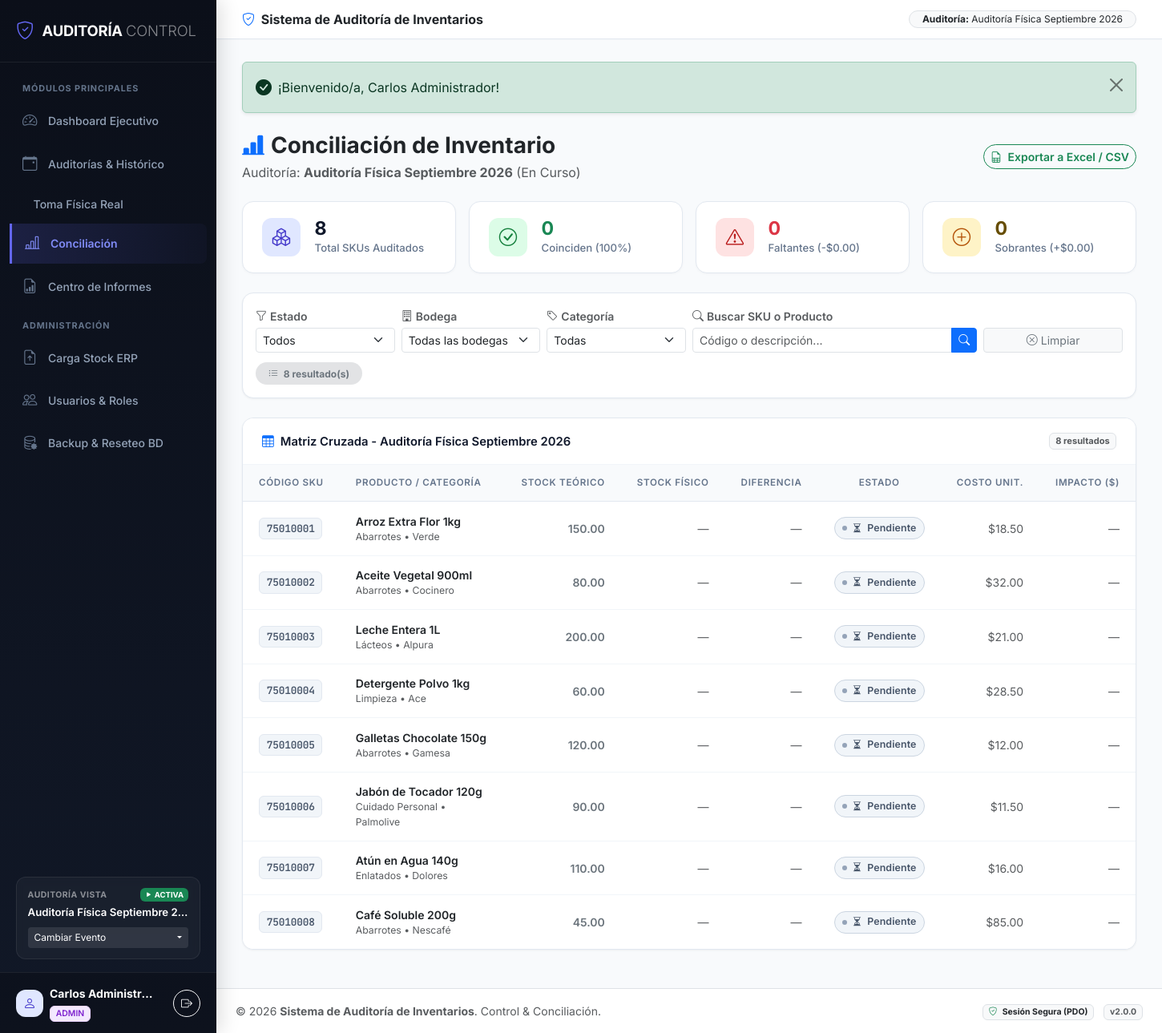
/reporte.php (signed in), run on the app's committed database.
### tables this page shows
CREATE TABLE IF NOT EXISTS `eventos_auditoria` (
  `id` INT AUTO_INCREMENT PRIMARY KEY,
  `nombre_evento` VARCHAR(150) NOT NULL,
  `bodega_sucursal` VARCHAR(100) NOT NULL DEFAULT 'Bodega Principal',
  `fecha_inicio` DATETIME DEFAULT CURRENT_TIMESTAMP,
  `fecha_cierre` DATETIME NULL,
  `estado` ENUM('activa', 'cerrada') NOT NULL DEFAULT 'activa',
  `usuario_creador` VARCHAR(100) NOT NULL DEFAULT 'Admin',
  `notas` TEXT NULL
);

CREATE TABLE IF NOT EXISTS `productos_sistema` (
  `id` INT AUTO_INCREMENT PRIMARY KEY,
  `evento_id` INT NOT NULL DEFAULT 1,
  `bodega` VARCHAR(100) NOT NULL DEFAULT 'Bodega Principal',
  `codigo_producto` VARCHAR(50) NOT NULL,
  `producto` VARCHAR(255) NOT NULL,
  `categoria` VARCHAR(100) DEFAULT 'General',
  `tipo` VARCHAR(100) DEFAULT 'Artículo',
  `marca` VARCHAR(100) DEFAULT 'Sin Marca',
  `existencias_sistema` DECIMAL(12,2) NOT NULL DEFAULT 0.00,
  `costo_promedio` DECIMAL(12,2) NOT NULL DEFAULT 0.00,
  `precio_producto` DECIMAL(12,2) NOT NULL DEFAULT 0.00,
  `created_at` TIMESTAMP DEFAULT CURRENT_TIMESTAMP,
  `updated_at` TIMESTAMP DEFAULT CURRENT_TIMESTAMP ON UPDATE CURRENT_TIMESTAMP,
  UNIQUE KEY `uk_evento_bodega_codigo` (`evento_id`, `bodega`, `codigo_producto`),
  INDEX `idx_evento_id` (`evento_id`)
);

### reporte.php (the view, shortened to what the rows shown need)
<?php
require_once __DIR__ . '/auth.php';
$eventoActual = obtenerEventoActivo();
$eventoId = $eventoActual ? $eventoActual['id'] : 1;
$filas    = [];
try {
    $pdo = getPDOConnection();
    $sql = "
        SELECT
            p.id,
            COALESCE(p.bodega, 'Bodega Principal') AS bodega,
            p.codigo_producto,
            p.producto,
            p.categoria,
            p.tipo,
            p.marca,
            p.existencias_sistema AS stock_teorico,
            p.costo_promedio,
            p.precio_producto,
            COALESCE(SUM(c.cantidad_fisica), 0) AS stock_fisico,
            (COALESCE(SUM(c.cantidad_fisica), 0) - p.existencias_sistema) AS diferencia,
            CASE
                WHEN COUNT(c.id) = 0 THEN 'Pendiente'
                WHEN (COALESCE(SUM(c.cantidad_fisica), 0) - p.existencias_sistema) = 0 THEN 'Coincide'
                WHEN (COALESCE(SUM(c.cantidad_fisica), 0) - p.existencias_sistema) < 0 THEN 'Faltante'
                ELSE 'Sobrante'
            END AS estado
        FROM productos_sistema p
        LEFT JOIN conteos_fisicos c ON (p.codigo_producto = c.codigo_producto AND p.bodega = c.bodega AND p.evento_id = c.evento_id)
        WHERE p.evento_id = :evento_id
        GROUP BY p.id, p.bodega, p.codigo_producto, p.producto, p.categoria, p.tipo, p.marca, p.existencias_sistema, p.costo_promedio, p.precio_producto
    ";
    $stmtAll = $pdo->prepare($sql);
    $stmtAll->execute([':evento_id' => $eventoId]);
    $todasLasFilas = $stmtAll->fetchAll();
    foreach ($todasLasFilas as $r) {
        $filas[] = $r;
    }
} catch (Exception $e) {
    $error = "Error al generar reporte: " . $e->getMessage();
}
include __DIR__ . '/includes/header.php';
?>
<div class="row mb-4 align-items-center">
    <div class="col-md-7">
        <p class="text-muted mb-0">Auditoría: <b><?= htmlspecialchars($eventoActual['nombre_evento'] ?? 'Ninguna') ?></b> (<?= $eventoActual['estado'] === 'activa' ? 'En Curso' : 'Cerrada' ?>)</p>
    </div>
</div>
<div class="card card-custom">
    <div class="card-header-custom d-flex justify-content-between align-items-center">
        <span><i class="bi bi-table me-2 text-primary"></i>Matriz Cruzada - <?= htmlspecialchars($eventoActual['nombre_evento'] ?? '') ?></span>
        <span class="badge bg-light text-muted border"><?= count($filas) ?> resultados</span>
    </div>
    <div class="card-body p-0">
        <div class="table-responsive">
            <table class="table table-hover table-custom align-middle mb-0">
                <thead>
                    <tr>
                        <th>Código SKU</th>
                        <th>Producto / Categoría</th>
                        <th class="text-end">Stock Teórico</th>
                        <th class="text-end">Stock Físico</th>
                        <th class="text-end">Diferencia</th>
                        <th class="text-center">Estado</th>
                        <th class="text-end">Costo Unit.</th>
                        <th class="text-end">Impacto ($)</th>
                    </tr>
                </thead>
                <tbody>
                    <?php if (empty($filas)): ?>
                        <tr>
                            <td colspan="8" class="text-center py-5 text-muted">
                                <i class="bi bi-search fs-2 d-block mb-2 text-black-50"></i>
                                No se encontraron productos coincidentes con los filtros seleccionados.
                            </td>
                        </tr>
                    <?php else: ?>
                        <?php foreach ($filas as $r): ?>
                            <?php
                            $costo = $r['costo_promedio'];
                            $badgeClass = 'badge-coincide';
                            $iconEstado = 'bi-check-circle-fill';
                            if ($r['estado'] === 'Pendiente') {
                                $badgeClass = 'badge-pendiente';
                                $iconEstado = 'bi-hourglass-split';
                            } elseif ($r['estado'] === 'Faltante') {
                                $badgeClass = 'badge-faltante';
                                $iconEstado = 'bi-dash-circle-fill';
                            } elseif ($r['estado'] === 'Sobrante') {
                                $badgeClass = 'badge-sobrante';
                                $iconEstado = 'bi-plus-circle-fill';
                            }
                            ?>
                            <tr>
                                <td><span class="sku-badge"><?= htmlspecialchars($r['codigo_producto']) ?></span></td>
                                <td>
                                    <div class="fw-semibold text-dark"><?= htmlspecialchars($r['producto']) ?></div>
                                    <div class="small text-muted"><?= htmlspecialchars($r['categoria']) ?> &bull; <span class="fw-normal"><?= htmlspecialchars($r['marca']) ?></span></div>
                                </td>
                                <td class="text-end fw-semibold text-secondary">
                                    <?= number_format($r['stock_teorico'], 2) ?>
                                </td>
                                <?php if ($r['estado'] === 'Pendiente'): ?>
                                    <td class="text-end text-muted">—</td>
                                    <td class="text-end text-muted">—</td>
                                    <td class="text-center">
                                        <span class="badge-state <?= $badgeClass ?>">
                                            <i class="bi <?= $iconEstado ?>"></i> <?= $r['estado'] ?>
                                        </span>
                                    </td>
                                    <td class="text-end small text-muted">$<?= number_format($costo, 2) ?></td>
                                    <td class="text-end text-muted">—</td>
                                <?php endif; ?>
                            </tr>
                        <?php endforeach; ?>
                    <?php endif; ?>
                </tbody>
            </table>
        </div>
    </div>
</div>
<?php include __DIR__ . '/includes/footer.php'; ?>

### includes/header.php (shortened to what the rows shown need)
<?php
require_once __DIR__ . '/../auth.php';
$usuarioActual = obtenerUsuarioActual();
$eventoActual = obtenerEventoActivo();
$todosEventos = obtenerTodosEventos();
?>
<!DOCTYPE html>
<html lang="es">
<head>
    <link href="https://cdn.jsdelivr.net/npm/bootstrap@5.3.2/dist/css/bootstrap.min.css" rel="stylesheet">
    <link href="https://cdn.jsdelivr.net/npm/bootstrap-icons@1.11.1/font/bootstrap-icons.css" rel="stylesheet">
    <link rel="stylesheet" href="assets/css/style.css">
</head>
<body>
<div class="app-layout">
    <aside class="sidebar-wrapper no-print" id="sidebarWrapper">
        <div class="sidebar-event-card">
            <div class="d-flex justify-content-between align-items-center mb-1">
                <span class="text-uppercase text-white-50 fw-bold" style="font-size: 0.65rem; letter-spacing: 0.5px;">Auditoría Vista</span>
                <?php if ($eventoActual && $eventoActual['estado'] === 'activa'): ?>
                    <span class="badge bg-success text-white" style="font-size: 0.6rem;"><i class="bi bi-play-fill"></i> ACTIVA</span>
                <?php else: ?>
                    <span class="badge bg-secondary text-white" style="font-size: 0.6rem;"><i class="bi bi-lock-fill"></i> CERRADA</span>
                <?php endif; ?>
            </div>
            <div class="event-title mb-2" title="<?= htmlspecialchars($eventoActual['nombre_evento'] ?? 'Sin Selección') ?>">
                <?= htmlspecialchars($eventoActual['nombre_evento'] ?? 'Ninguna Seleccionada') ?>
            </div>
            <div class="dropdown">
                <button class="btn btn-dark btn-sm w-100 dropdown-toggle text-start d-flex justify-content-between align-items-center py-1 px-2 border-0" type="button" data-bs-toggle="dropdown" style="background: rgba(255,255,255,0.1); font-size: 0.75rem;">
                </button>
            </div>
        </div>
        <div class="sidebar-footer">
            <div class="d-flex align-items-center gap-2 overflow-hidden">
                <div class="overflow-hidden">
                    <div class="text-white fw-bold text-truncate small" style="max-width: 130px;"><?= htmlspecialchars($usuarioActual['nombre']) ?></div>
                    <?php
                    $roleClass = 'badge-role-almacenista';
                    if ($usuarioActual['perfil'] === 'admin') $roleClass = 'badge-role-admin';
                    ?>
                    <span class="badge <?= $roleClass ?> text-uppercase" style="font-size: 0.65rem;">
                        <?= htmlspecialchars($usuarioActual['perfil']) ?>
                    </span>
                </div>
            </div>
        </div>
    </aside>
    <div class="main-wrapper">
        <header class="topbar-custom no-print">
            <div class="d-flex align-items-center gap-2">
                <?php if ($eventoActual): ?>
                    <span class="badge bg-light text-dark border py-1.5 px-3 rounded-pill fw-normal">
                        <b>Auditoría:</b> <?= htmlspecialchars($eventoActual['nombre_evento']) ?>
                    </span>
                <?php endif; ?>
            </div>
        </header>
        <main class="main-content">

### data on the page
eventos_auditoria: nombre_evento "Auditoría Física Septiembre 2…", usuario_creador "Carlos Administr…", nombre_evento "Auditoría Física Septiembre 2026"
productos_sistema: codigo_producto "75010001", producto "Arroz Extra Flor 1kg", categoria "Abarrotes", marca "Verde", existencias_sistema "150.00", estado "Pendiente", costo_promedio "18.50"
productos_sistema: codigo_producto "75010002", producto "Aceite Vegetal 900ml", categoria "Abarrotes", marca "Cocinero", existencias_sistema "80.00", estado "Pendiente", costo_promedio "32.00"
productos_sistema: codigo_producto "75010003", producto "Leche Entera 1L", categoria "Lácteos", marca "Alpura", existencias_sistema "200.00", estado "Pendiente", costo_promedio "21.00"
productos_sistema: codigo_producto "75010004", producto "Detergente Polvo 1kg", categoria "Limpieza", marca "Ace", existencias_sistema "60.00", estado "Pendiente", costo_promedio "28.50"
productos_sistema: codigo_producto "75010005", producto "Galletas Chocolate 150g", categoria "Abarrotes", marca "Gamesa", existencias_sistema "120.00", estado "Pendiente", costo_promedio "12.00"
productos_sistema: codigo_producto "75010006", producto "Jabón de Tocador 120g", categoria "Cuidado Personal", marca "Palmolive", existencias_sistema "90.00", estado "Pendiente", costo_promedio "11.50"
productos_sistema: codigo_producto "75010007", producto "Atún en Agua 140g", categoria "Enlatados", marca "Dolores", existencias_sistema "110.00", estado "Pendiente", costo_promedio "16.00"
productos_sistema: codigo_producto "75010008", producto "Café Soluble 200g", categoria "Abarrotes", marca "Nescafé", existencias_sistema "45.00", estado "Pendiente", costo_promedio "85.00"

### other printed values
$usuarioActual['perfil'] "ADMIN"
$_SESSION['flash_success'] "¡Bienvenido/a, Carlos Administrador!"
$metricas['total_skus'] "8"
$metricas['coinciden_count'] "0"
$metricas['faltantes_count'] "0"
$metricas['valor_faltantes'] "0.00"
$metricas['sobrantes_count'] "0"
$metricas['valor_sobrantes'] "0.00"
count($filas) "8"
